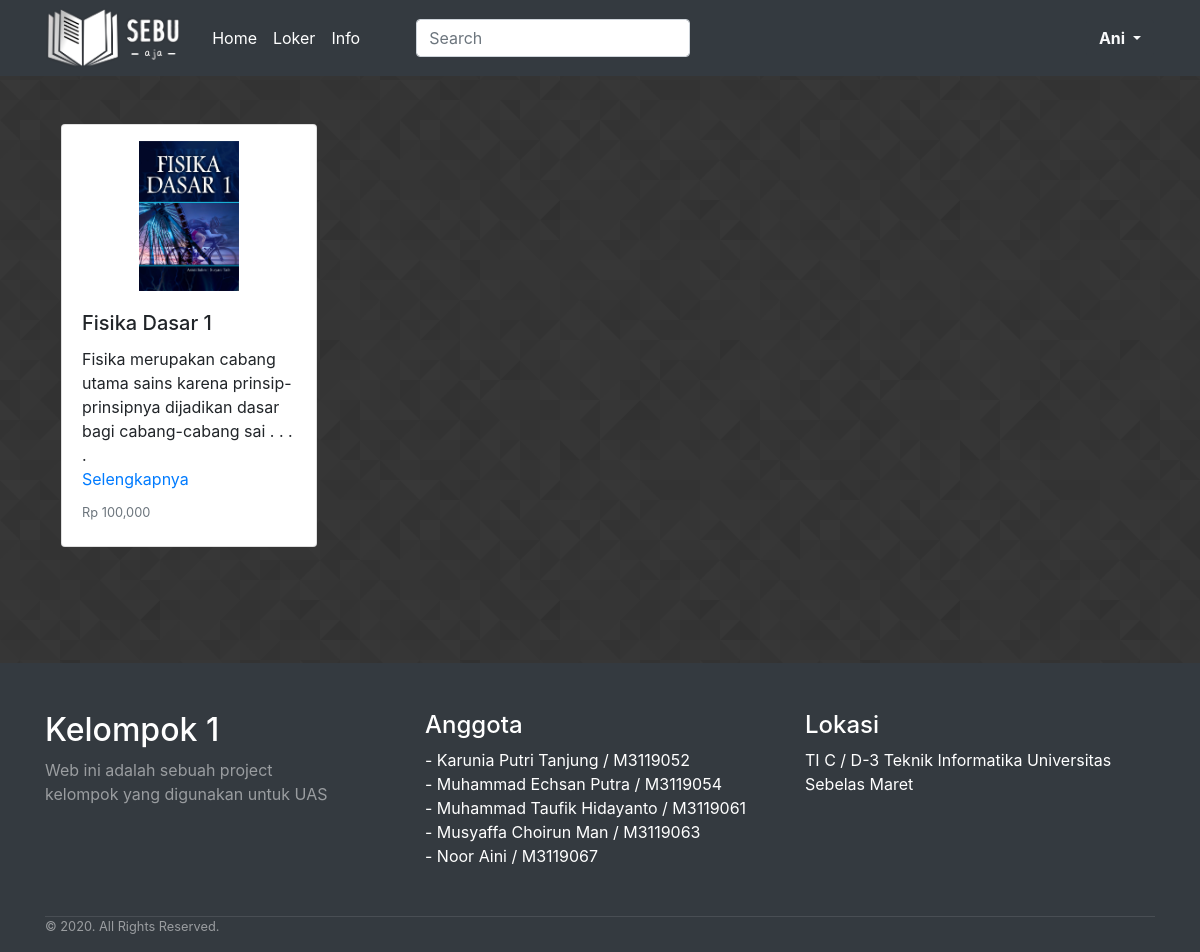
The app's page /index.php?target=searchgenre&kodetarget=PEN (signed in) with its own data.
### tables this page shows
CREATE TABLE IF NOT EXISTS `katalog` (
`id_buku` int(11) NOT NULL,
  `judul` varchar(100) NOT NULL,
  `tahun terbit` varchar(10) NOT NULL,
  `pengarang` varchar(50) NOT NULL,
  `penerbit` varchar(50) NOT NULL,
  `id_genre` varchar(3) DEFAULT NULL,
  `cover` blob NOT NULL,
  `deskripsi` text NOT NULL,
  `harga` int(10) unsigned NOT NULL
);

### searchgenre.php (the view, shortened to what this page needs)
<link rel="stylesheet" href="https://stackpath.bootstrapcdn.com/bootstrap/4.5.0/css/bootstrap.min.css">
<link rel="stylesheet" href="https://maxcdn.bootstrapcdn.com/font-awesome/4.7.0/css/font-awesome.min.css">
<link rel="stylesheet" href="berjuangtenan.css">
<?php
	$target=$_GET['kodetarget'];
	require('database.php');
	$queryselect = "select * from katalog where id_genre='$target'";
	$hasilselect = mysqli_query($koneksi1,$queryselect);
	$jumlah = mysqli_num_rows($hasilselect);
?>
<?php if($jumlah): ?>
	<div class="container d-flex flex-wrap">
	<?php while ($row = mysqli_fetch_array($hasilselect)): ?>
		<div class="card mb-3 ml-3" style="width: 16rem;">
	  			<img src="data/gambar/buku/<?php echo $row['cover'] ?>" alt="<?php echo $row['cover'] ?>" width ="100px" height="150px" class="mt-3 mx-auto">
		      <div class="card-body">
		        <h5 class="card-title"><?php echo $row['judul'] ?></h5>
				<p class="card-text" style="height: 65%;"><?php echo substr($row['deskripsi'], 0, 100) ?>
				<?php echo ". . . . <br><a href=index.php?target=detail&id_buku=". $row['id_buku'].">Selengkapnya</a>";?>
				</p>
				<p class="card-text"><small class="text-muted"><?php echo "Rp ".number_format($row['harga']) ?></small></p>
		      </div>
		    </div>
	<?php endwhile ?>
	</div>
<?php else: ?>
	<div class="alert alert-warning text-center" role="alert">
	  Buku tidak ditemukan.
	</div>
<?php endif ?>

### index.php (style rules this page uses)
body { background-image: url(gambar/background/prism.png); }

### records on screen
katalog: cover (picture), judul "Fisika Dasar 1", deskripsi "Fisika merupakan cabang utama sains karena prinsip-prinsipnya dijadikan dasar bagi cabang-cabang sai", harga "100,000"

### other values on screen
$_SESSION['username'] "Ani"
